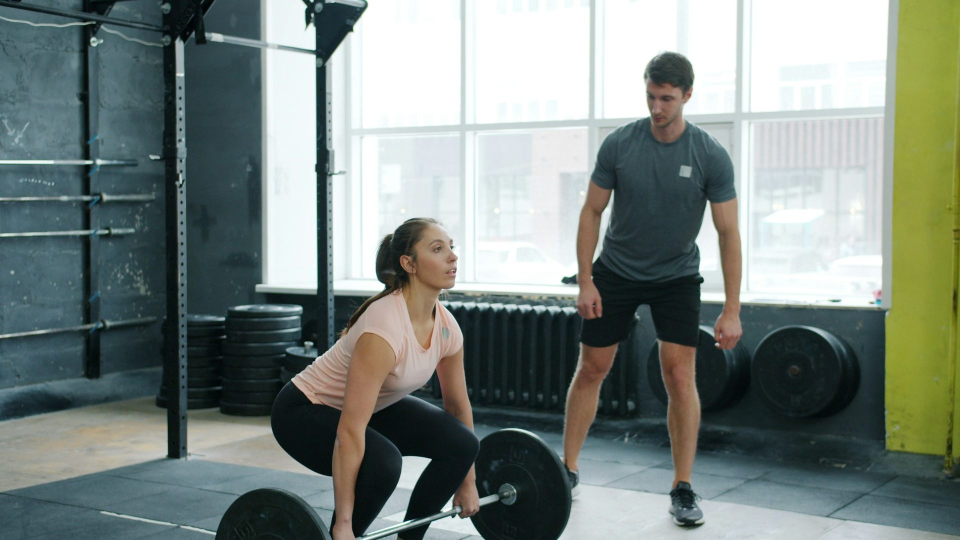
#> input picture site-coach/img/hero-lift.jpg, 1920 x 1080 px (shown at 1/2 size)
$ python build-images.py ../site-coach/img/hero-lift.jpg
#> lines starting #> are read from the running program, lines starting #| are printed output that depends on the picture
"""Generate responsive AVIF/WebP variants for site-coach and right-size the video poster.

Run: python scripts/build-images.py           (variants older than their master)
     python scripts/build-images.py --force   (every variant)

The -NNNw.avif / -NNNw.webp variants are derived from the originals, which stay in the repo as
the masters, so re-running only ever rewrites derived files.

The posters are the exception: they are shrunk IN PLACE to their target width, so a larger
master is replaced. That is deliberate - carrying both a master and a derivative inside the
deploy root means shipping the master to every visitor too. Git history is the backup;
`git show <rev>:site-coach/img/demo-poster-fr.jpg` gets the original back.
Running this script twice does not degrade them further, because the resize is skipped once the
image is already at or below the target width - but re-encoding a JPEG repeatedly would, so do
not add a second in-place pass here.

Two decisions worth knowing before changing this:

* The video poster stays a JPEG, and stays a single file, when everything else here gets
  AVIF + WebP. `<video poster>` takes one URL and has no <picture> equivalent and no fallback:
  if the browser cannot decode it the visitor gets a black rectangle. That is normally a
  sub-second problem because the video paints over it - but site.js now refuses to load the
  video at all on narrow screens and on saveData, so for those visitors the poster IS the
  final image and a decode failure would be permanent. A right-sized JPEG is universal and
  still drops the file by about 60%. It is also the LCP element, so its only real job is to
  arrive fast.

* The phone screenshots are captured at 720x1560 and displayed at 360 CSS px wide. The 2x
  variant is therefore the full 720 and there is no point generating anything larger.
"""

import io
import os
import sys
from PIL import Image

HERE = os.path.dirname(os.path.dirname(os.path.abspath(__file__)))
SITE = os.path.join(HERE, 'site-coach')

# (source, widths, formats). Widths are intrinsic pixels, not CSS pixels.
JOBS = [
    # CHW-342: the hero photo runs full-bleed behind the copy, so it needs a desktop width; the
    # two side photos sit in half a 1200px container, about 560 CSS px at most.
    ('img/hero-lift.jpg', [800, 1280, 1920], ('avif', 'webp')),
    ('img/side-client.jpg', [600, 1200], ('avif', 'webp')),
    ('img/side-coach.jpg', [600, 1200], ('avif', 'webp')),
] + [
    # Every app screenshot exists once per page language: a French coach reading the French page
    # sees the app in French. The join flow's three, from the demo film's captures (FR, ES) and
    # the EN set filmed for the page (CHW-342).
    ('img/screens/%s-%s.png' % (shot, lang), [360, 720], ('avif', 'webp'))
    for shot in ('public-page', 'request', 'client-day1')
    for lang in ('fr', 'en', 'es')
]

# The poster is rewritten in place at a sane size rather than given variants. See the note above.
# The demo film's (CHW-346), at the film's own 1280: there is no EN render, so no EN poster.
POSTERS = [('img/demo-poster-%s.jpg' % lang, 1280) for lang in ('fr', 'es')]

QUALITY = {'avif': 55, 'webp': 78, 'jpeg': 82}


def variant_name(rel, w, fmt):
    stem, _ = os.path.splitext(rel)
    return '%s-%dw.%s' % (stem, w, fmt)


def build_variants(force=False):
    """Writes the variants whose master is newer, or every variant with force (--force).

    Re-encoding an unchanged master writes different bytes whenever the encoder changes, which
    put six untouched Spanish variants into a re-shoot's diff. A missing master is an error,
    not a skip: the pages point at its variants, and the device frame would render empty."""
#> called with force = False
    total_src = 0
    total_out = 0
    rows = []
    missing = []
    for rel, widths, formats in JOBS:
        src = os.path.join(SITE, rel)
        if not os.path.exists(src):
            missing.append(rel)
            continue
        outs = [os.path.join(SITE, variant_name(rel, w, f)) for w in widths for f in formats]
        if not force and all(os.path.exists(o) and os.path.getmtime(o) >= os.path.getmtime(src) for o in outs):
            continue
        total_src += os.path.getsize(src)
        im = Image.open(src)
#> im is the input picture: PIL image 1920x1080 RGB; mean R, G, B 123.1, 133.6, 128
        if im.mode not in ('RGB', 'RGBA'):
            im = im.convert('RGB')
        iw = im.width
#> iw = 1920

        for w in widths:
            if w > iw:
                continue  # never upscale
            h = round(im.height * w / iw)
            resized = im.resize((w, h), Image.LANCZOS)
            for fmt in formats:
                out = os.path.join(SITE, variant_name(rel, w, fmt))
                os.makedirs(os.path.dirname(out), exist_ok=True)
                save = resized.convert('RGB') if resized.mode == 'RGBA' else resized
                opts = {'quality': QUALITY[fmt]}
                if fmt == 'webp':
                    opts['method'] = 6  # slowest/smallest; these are built once
                save.save(out, format=fmt.upper(), **opts)
                total_out += os.path.getsize(out)
                rows.append((variant_name(rel, w, fmt), os.path.getsize(out)))
#> this loop made 1 pass
#> pass 1, in build_variants, `resized = im.resize((w, h), Image.LANCZOS)`:
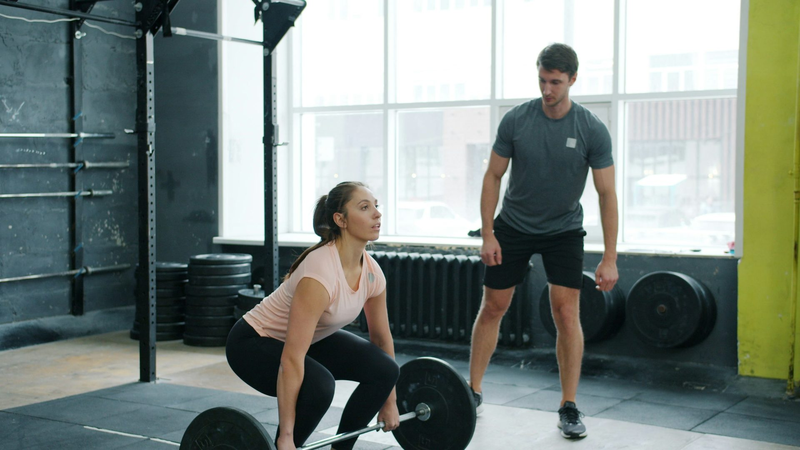
#> resized: PIL image 800x450 RGB; mean R, G, B 123.1, 133.6, 128
#> after the loop, rows = []; total_out = 0
        im.close()

    for name, size in rows:
        print('  %-46s %7.1f KiB' % (name, size / 1024))
    print('\n  originals %.0f KiB -> variants %.0f KiB' % (total_src / 1024, total_out / 1024))
    for rel in missing:
        print('  ERROR missing master %s' % rel, file=sys.stderr)
    return missing


def build_posters():
    print('\n  posters (right-sized in place, JPEG kept deliberately):')
    for rel, target in POSTERS:
        src = os.path.join(SITE, rel)
        if not os.path.exists(src):
            print('    skip (missing) %s' % rel)
            continue
        before = os.path.getsize(src)
        im = Image.open(src)
        if im.width <= target:
            # Already built. Returning here is what makes the script idempotent: re-encoding a
            # JPEG on every run would lose a little more detail each time.
            print('    %-30s already %dpx wide, left alone' % (rel, im.width))
            im.close()
            continue
        im = im.convert('RGB')
        h = round(im.height * target / im.width)
        im = im.resize((target, h), Image.LANCZOS)
        buf = io.BytesIO()
        im.save(buf, format='JPEG', quality=QUALITY['jpeg'], optimize=True, progressive=True)
        data = buf.getvalue()
        with open(src, 'wb') as f:
            f.write(data)
        print('    %-30s %7.1f KiB -> %7.1f KiB  (%dx%d)'
              % (rel, before / 1024, len(data) / 1024, im.width, im.height))
        im.close()


if __name__ == '__main__':
#> (the run stopped early here; a loop or call above may not have finished)

$ run again, with site-coach/img/coach-hero.jpg copied over site-coach/img/hero-lift.jpg
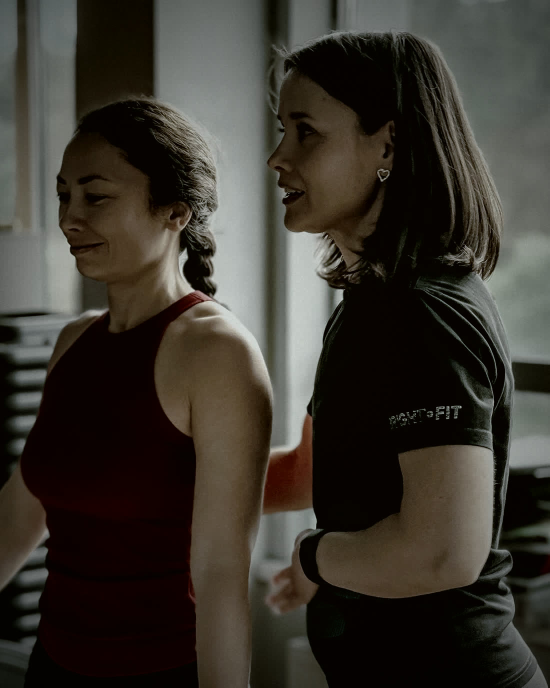
#> input picture site-coach/img/coach-hero.jpg, 1100 x 1375 px (shown at 1/2 size)
#> in build_variants, im is the input picture: PIL image 1100x1375 RGB; mean R, G, B 58.3, 53.9, 46.5
#> the loop in build_variants, `for w in widths:` made 1 pass
#> pass 1, in build_variants, `resized = im.resize((w, h), Image.LANCZOS)`:
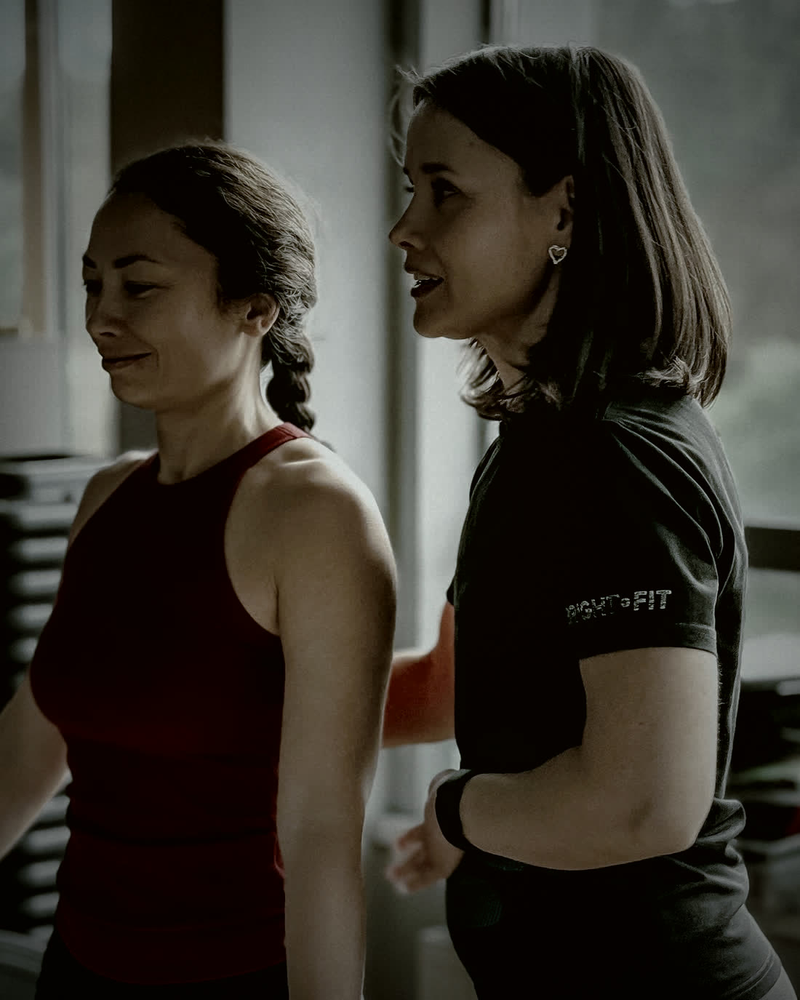
#> resized: PIL image 800x1000 RGB; mean R, G, B 58.3, 53.9, 46.5
#> after the loop in build_variants, `for w in widths:`: rows = []; total_out = 0

$ run again, with site-coach/img/coaches.jpg copied over site-coach/img/hero-lift.jpg
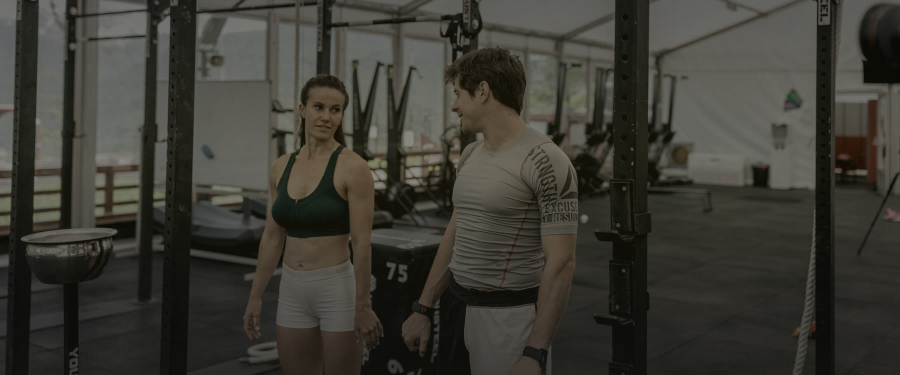
#> input picture site-coach/img/coaches.jpg, 1800 x 750 px (shown at 1/2 size)
#> in build_variants, im is the input picture: PIL image 1800x750 RGB; mean R, G, B 60.8, 59.6, 52.4
#> the loop in build_variants, `for w in widths:` made 1 pass
#> pass 1, in build_variants, `resized = im.resize((w, h), Image.LANCZOS)`:
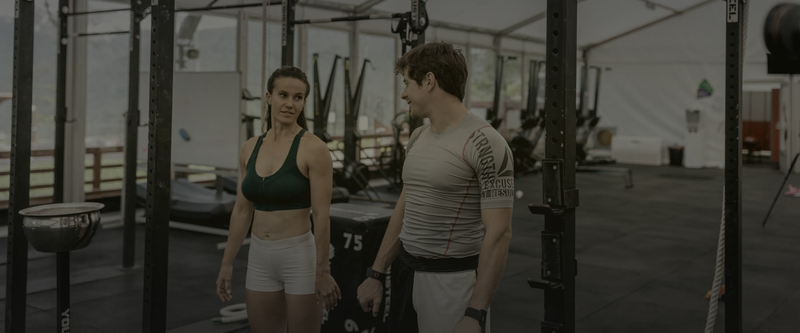
#> resized: PIL image 800x333 RGB; mean R, G, B 60.8, 59.6, 52.4
#> after the loop in build_variants, `for w in widths:`: rows = []; total_out = 0
